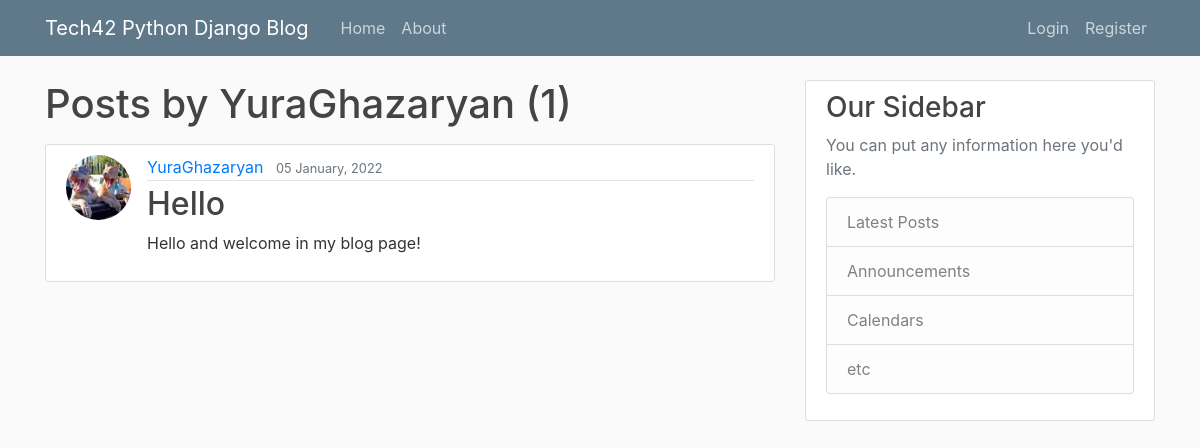
The page /user/YuraGhazaryan on the database its author committed.
### blog/models.py (models this page shows, shortened)
class Post(models.Model):
    title = models.CharField(max_length=100)
    content = models.TextField()
    date_posted = models.DateTimeField(default=timezone.now)
    author = models.ForeignKey(User, on_delete=models.CASCADE)

### users/models.py (models this page shows, shortened)
class Profile(models.Model):
    user = models.OneToOneField(User, on_delete=models.CASCADE)
    image = models.ImageField(default='default.jpg', upload_to='profileJ_pics')

### blog/views.py (the view)
# urls.py: path('user/<str:username>', UserPostListView.as_view(), name='user-posts'),
class UserPostListView(ListView):
    model = Post
    template_name = 'user_posts.html'  # <app>/<model>_<viewtype>.html
    context_object_name = 'posts'
    ordering = ['-date_posted']
    paginate_by = 5
    def get_queryset(self):
        user = get_object_or_404(User, username=self.kwargs.get('username'))
        return Post.objects.filter(author=user).order_by('-date_posted')

### templates/user_posts.html (shortened to what this page needs)
{% extends "base.html" %}
{% block content %}
    <h1 class="mb-3">Posts by {{ view.kwargs.username }} ({{ page_obj.paginator.count }})</h1>
    {% for post in posts %}
        <article class="media content-section">
          <img class="rounded-circle article-img" src="{{ post.author.profile.image.url }}">
          <div class="media-body">
            <div class="article-metadata">
              <a class="mr-2" href="{% url 'user-posts' post.author.username %}">{{ post.author }}</a>
              <small class="text-muted">{{ post.date_posted|date:"d F, Y" }}</small>
            </div>
            <h2><a class="article-title" href="{% url 'post-detail' post.id %}">{{ post.title }}</a></h2>
            <p class="article-content">{{ post.content }}</p>
          </div>
        </article>
    {% endfor %}
{% endblock content %}

### blog/static/blog/main.css (style rules this page uses)
body { background: #fafafa; color: #333333; margin-top: 5rem; }
h1, h2, h3, h4, h5, h6 { color: #444444; }
.content-section { background: #ffffff; padding: 10px 20px; border: 1px solid #dddddd; border-radius: 3px; margin-bottom: 20px; }
.article-title { color: #444444; }
.article-content { white-space: pre-line; }
.article-img { height: 65px; width: 65px; margin-right: 16px; }
.article-metadata { padding-bottom: 1px; margin-bottom: 4px; border-bottom: 1px solid #e3e3e3 }

### rows shown on the page
Post: author.profile.image (placeholder picture), author "YuraGhazaryan", date_posted "05 January, 2022", title "Hello", content "Hello and welcome in my blog page!"

### other values the page prints
{{ view.kwargs.username }} "YuraGhazaryan"
{{ page_obj.paginator.count }} "1"
